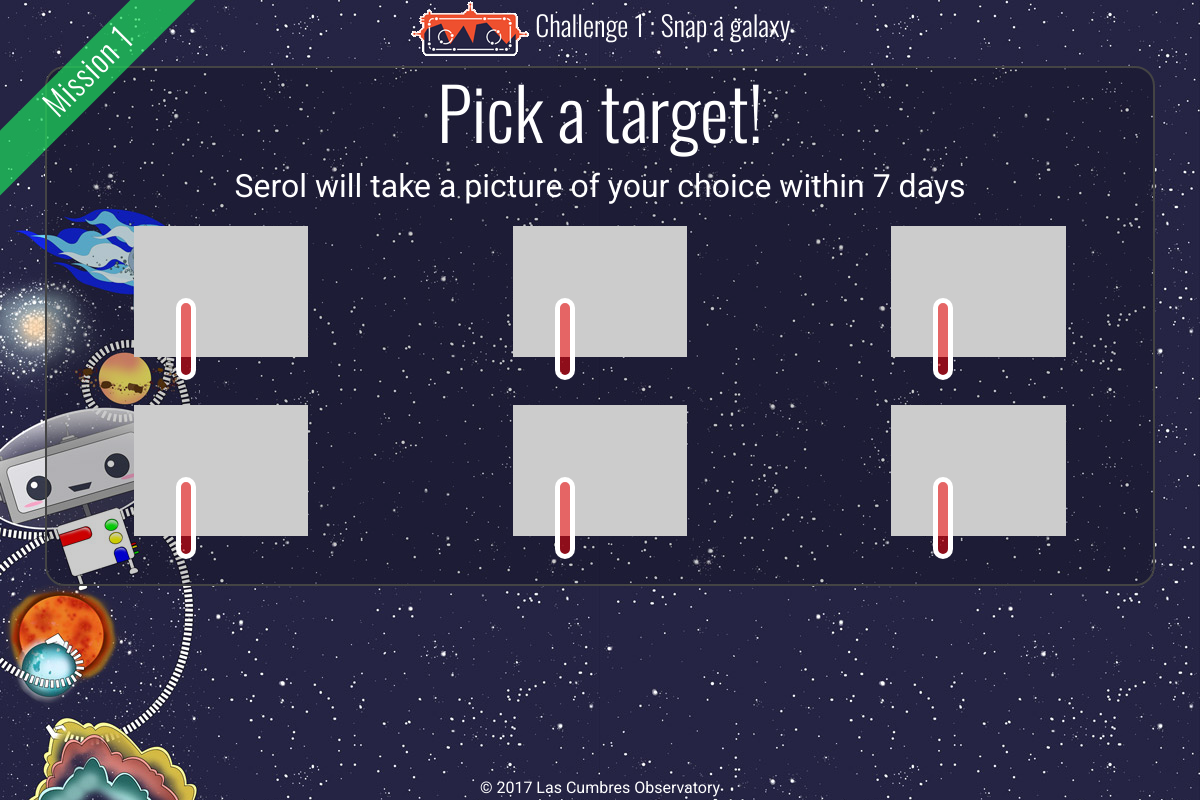
/challenge/1/observe/ (signed in), run on an earlier commit of the app's database.
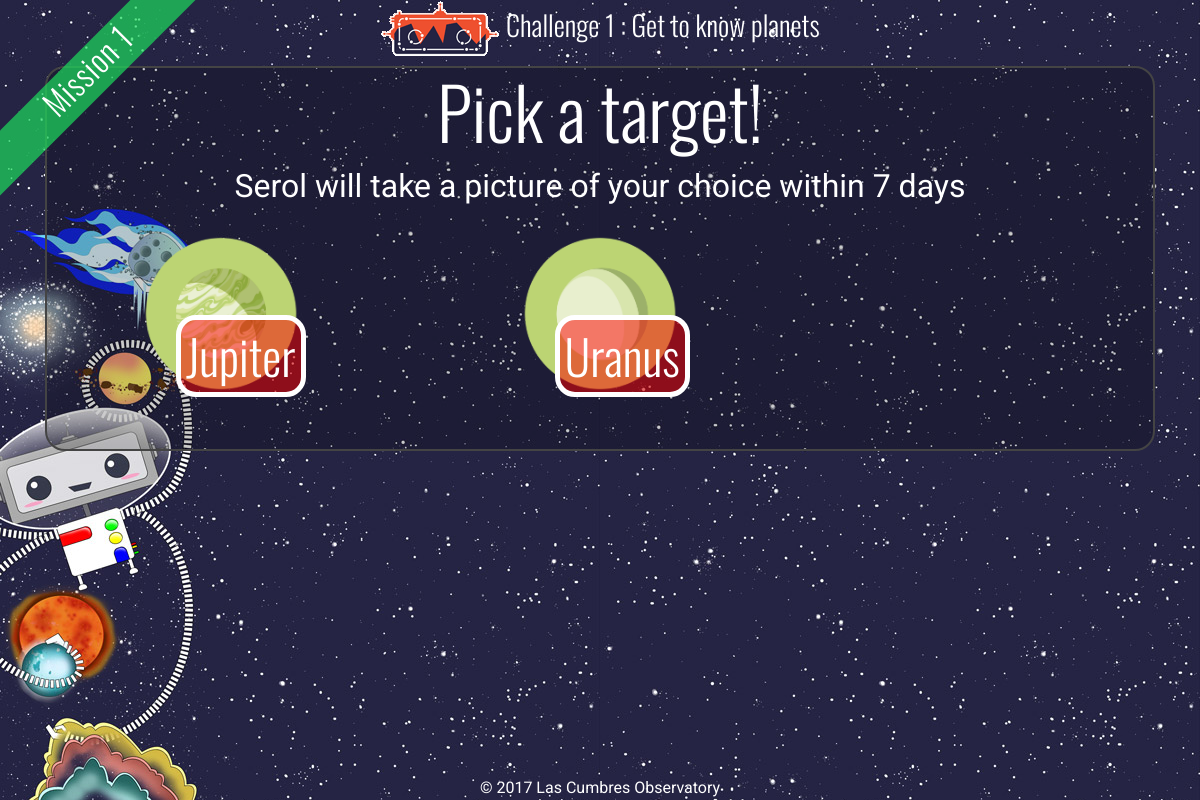
And on a later commit of the database.
### explorer/models.py (models this page shows, shortened)
class Challenge(models.Model):
    number = models.IntegerField()
    name = models.CharField(max_length=200)
    mission = models.ForeignKey(Mission)
    description = models.TextField(help_text=_("Research page info"))
    action = models.TextField(help_text=_("What the user should look for on investigate?"))
    category = models.TextField(help_text=_("What type of object is this?"), blank=True, null=True)
    avm_code = models.CharField(max_length=10, blank=True, null=True)
    active = models.BooleanField(default=True)
    sticker_total = models.IntegerField(default=0)
    is_last = models.BooleanField(default=False)

class Mission(models.Model):
    number = models.IntegerField()
    name = models.CharField(max_length=200)
    patch = models.ImageField(upload_to='patches')
    sticker_total = models.IntegerField(default=0)

class Body(models.Model):
    name = models.CharField(max_length=20)
    schema = models.IntegerField(choices=BODY_TYPES)
    epochofel = models.FloatField(help_text='MJD')
    orbinc = models.FloatField(help_text='IN')
    longascnode = models.FloatField(help_text='OM')
    argofperih = models.FloatField(help_text='W')
    eccentricity = models.FloatField(help_text='EC')
    dailymotion = models.FloatField(help_text='n', blank=True, null=True)
    meananom = models.FloatField(help_text='MA', blank=True, null=True)
    meandist = models.FloatField(help_text='A',blank=True, null=True)
    perihdist = models.FloatField(help_text='Used for comets',blank=True, null=True)
    epochofperih = models.FloatField(help_text='Used for comets',blank=True, null=True)
    filter_list = models.CharField(max_length=20, help_text=_('JSON blob of filters'))
    exposuretime = models.FloatField()
    avm_code = models.CharField(max_length=10)
    description = models.TextField()
    icon = models.CharField(max_length=20, choices=ICONS)
    active = models.BooleanField(default=True)
    last_update = models.DateTimeField(default=datetime.utcnow)
    class Meta:
        verbose_name_plural = 'bodies'
    def __str__(self):
        return "{}".format(self.name)

### explorer/views.py (the view)
# urls.py: url(r'^challenge/(?P<pk>[0-9]+)/start/$', ChallengeView.as_view(), {'mode':'start'}, name="start"),
class ChallengeView(LoginRequiredMixin, DetailView):
    model = Challenge
    def get(self, request, *args, **kwargs):
        if kwargs.get('mode',None) == 'failed':
            self.template_name = "explorer/challenge-message.html"
        else:
            self.template_name = "explorer/challenge-{}.html".format(kwargs['mode'])
        self.object = self.get_object()
        context = self.get_context_data(object=self.object)
        mode = kwargs.get('mode',None)
        if mode != 'start':
            obj,created = Progress.objects.get_or_create(challenge=self.get_object(), user=self.request.user)
            if created:
                obj.last_update = datetime.utcnow()
                obj.save()
            context['progress'] = obj
            if mode == 'observe':
                targets = Body.objects.filter(avm_code__startswith=obj.challenge.avm_code)
                context['targets'] = targets
        return self.render_to_response(context)

### serol/auth_backend.py (called while the page is built)
    def get_user(self, user_id):
        try:
            return User.objects.get(pk=user_id)
        except User.DoesNotExist:
            return None

### explorer/templates/explorer/challenge-observe.html (shortened to what this page needs)
{% extends 'explorer/challenge-base.html' %}
{% load static i18n %}
{% block wrapper-class%}challenge mission-{{object.mission.number}}-sidebar{%endblock%}
{% block main-body %}
<div class="centre-container">
  <h1>{% trans 'Pick a target!' %}</h1>
  <p>{% trans 'Serol will take a picture of your choice within 7 days' %}</p>
  <div class="row">
    {% if targets %}
    {% for target in targets %}
    <div class="col-lg-4  col-sm-6 pb-5 target-holder">
        <a href="#" id="target-img-{{target}}" data-toggle="modal" data-target="#targetModal" data-tid="{{target.id}}" data-name="{{target.name}}">
            {% with "explorer/images/"|add:target.icon as icon_url %}<img class="img-fluid" src="{% static icon_url %}" alt="">
            <div class="target-name-holder">
              <span class="target-name">{{target.name}}</span>
            </div>
        </a>
    </div>
    {% endwith %}
    {% endfor %}
    {% else %}
    {% for i in "012345" %}
    <div class="col-lg-4  col-sm-6 pb-5 target-holder">
        <a href="#" id="target-img-{{i}}" data-toggle="modal" data-target="#targetModal" data-tid="">
            <img class="img-fluid" src="http://placehold.it/400x300" alt="">
            <div class="target-name-holder">
              <span class="target-name"></span>
            </div>
        </a>
    </div>
    {% endfor %}
    {% endif %}
  </div>
  </div>
{% endblock %}

### explorer/templates/explorer/challenge-base.html (shortened to what this page needs)
{% extends 'explorer/base.html' %}
{% load static i18n %}
{% block main-content %}
<div class="container">
{% block main-header %}
<h3><a href="{% url 'home' %}"><img src="{% static 'explorer/images/serol_logo_sm.png'%}" /></a> Challenge {{object.number}} : {{object.name}}</h3>
{% endblock %}
{% block main-body %}
{% endblock %}
</div>
{% endblock %}
{% block ribbon %}
<div class="corner-ribbon sticky shadow mission-{{object.mission.number}}-colour"><h2>{% trans "Mission" %} {{object.mission.number}}</h2></div>
{% endblock %}

What changed in the data, as far as the page shows it:
changed Challenge: name "Snap a galaxy" → "Get to know planets"
added Body: name "Jupiter"
added Body: name "Uranus"
